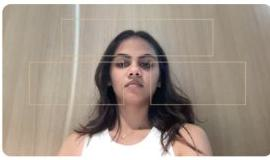
#> input picture assets/manasvi_test.jpg, 270 x 160 px
$ python -i prepare_frames.py   (imports and definitions only)
#> lines starting #> are read from the running program, lines starting #| are printed output that depends on the picture
#!/usr/bin/env python3
"""Step 2 - pick participants, extract frames and locate the face in each frame.

Uses the field mapping from config.json (made by inspect_dataset.py and checked by you).
- Balances participants per Monk tone (and filters by country, e.g. India, if set).
- Extracts N evenly spaced frames from up to M videos per participant with ffmpeg.
- Finds the face: MediaPipe face detection if installed (pip install mediapipe), otherwise a skin-colour
  blob near the centre (fine for talking-head videos; check the overlay images it writes).
Writes frames/ and manifest.csv (participant, video, frame, label, country, lighting, device, oval).

    python3 prepare_frames.py config.json --out work
"""
import argparse, csv, json, pathlib, random, subprocess, sys, collections
import numpy as np, cv2
sys.path.insert(0, str(pathlib.Path(__file__).parent)); from inspect_dataset import records_from, flatten

def duration(p):
    try: return float(subprocess.check_output(["ffprobe", "-v", "error", "-show_entries", "format=duration", "-of", "csv=p=0", str(p)]).decode().strip())
    except Exception: return None

# [9 lines left out: function frames_from, not called in this run]

try:
    import mediapipe as mp; _mp = mp.solutions.face_detection.FaceDetection(model_selection=1, min_detection_confidence=0.5)
except Exception: _mp = None

def find_face(img):
    H, W = img.shape[:2]
    if _mp is not None:
        r = _mp.process(cv2.cvtColor(img, cv2.COLOR_BGR2RGB))
        if r.detections:
            b = max(r.detections, key=lambda d: d.score[0]).location_data.relative_bounding_box
            cx, cy, w, h = b.xmin + b.width / 2, b.ymin + b.height / 2, b.width * 1.05, b.height * 1.25
            return dict(cx=cx, cy=cy - 0.06 * h, w=w, h=h, how="mediapipe")
    lab = cv2.cvtColor(img, cv2.COLOR_BGR2LAB).astype(np.float32); L = lab[..., 0] * 100 / 255; a = lab[..., 1] - 128; b = lab[..., 2] - 128
    C = np.hypot(a, b); hue = np.degrees(np.arctan2(b, a))
    m = ((L > 6) & (L < 98) & (a > -1) & (b > 1.5) & (C > np.where(L < 35, 1.5, 3.5)) & (hue > 15) & (hue < 100)).astype(np.uint8)
    # walls can be skin-coloured: drop pixels that match the frame border's colour
    border = np.concatenate([lab[:8].reshape(-1, 3), lab[-8:].reshape(-1, 3), lab[:, :8].reshape(-1, 3), lab[:, -8:].reshape(-1, 3)])
    bmed = np.median(border, 0); m &= (np.linalg.norm(lab - bmed, axis=2) > 10).astype(np.uint8)
    m = cv2.morphologyEx(m, cv2.MORPH_OPEN, np.ones((7, 7), np.uint8)); n, lbl, stats, cent = cv2.connectedComponentsWithStats(m)
    best = None
    for i in range(1, n):
        x, y, w, h, area = stats[i]
        if area < 0.01 * W * H or w > 0.9 * W or not (0.45 < w / max(h, 1) < 1.4): continue
        score = area * (stats[i][4] / (w * h)) / (1 + np.hypot(cent[i][0] / W - 0.5, cent[i][1] / H - 0.45) * 4)
        if best is None or score > best[0]: best = (score, x, y, w, h)
    if not best: return None
    _, x, y, w, h = best; h = min(h, 1.35 * w)
    return dict(cx=(x + w / 2) / W, cy=(y + h / 2) / H, w=w / W, h=h / H, how="skin-blob")

# [43 lines left out: function main, not called in this run]

# [1 line not run here, left out]

>>> import cv2
>>> picture = cv2.imread('../../assets/manasvi_test.jpg', cv2.IMREAD_GRAYSCALE)
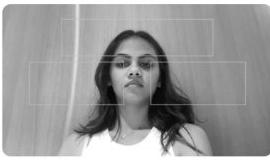
#> picture: shape (160, 270); min 1, max 255, mean 152.6
>>> result = find_face(picture)
#> (the run stopped early here; a loop or call above may not have finished)
